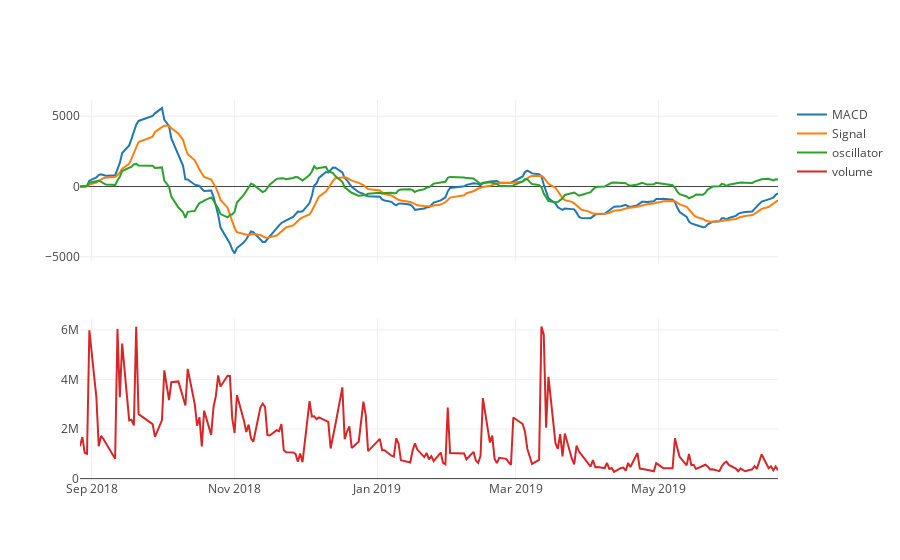

Notebook source saved alongside this figure:
### Code cell
from plotly import tools
import plotly.offline as offline
import plotly.graph_objs as go

macd = go.Scatter(
    x=df.date,
    y=df['macd'],
    name = "MACD"
)

signal = go.Scatter(
    x=df.date,
    y=df['macds'],
    name = "Signal"
)

oscillator = go.Scatter(
    x=df.date,
    y=df['macdo'],
    name = "oscillator"
)

trade_volume = go.Scatter(
    x=df.date,
    y=df['volume'],
    name = "volume"
)

data = [macd,signal,oscillator]


# data = [celltrion] 
layout = go.Layout(title='{} MACD 그래프'.format(item_name)) 
fig = tools.make_subplots(rows=2, cols=1, shared_xaxes=True) 

for trace in data: 
    fig.append_trace(trace, 1,1) 
    
fig.append_trace(trade_volume, 2,1) 
# fig = go.Figure(data=data, layout=layout) 

offline.iplot(fig)

### Figure 1 — Plotly figure (JSON) as saved in the notebook; plotly's stock layout.template omitted (floating-point values rounded to 4 significant figures; data arrays with more than 128 entries replaced by an {"elided": "..."} marker saying what was removed)
{"data": [{"name": "MACD", "type": "scatter", "uid": "c96c06b4-13f8-4b90-9ce7-439951454e7d", "x": {"elided": "200 str values"}, "xaxis": "x", "y": {"elided": "200 float values"}, "yaxis": "y"}, {"name": "Signal", "type": "scatter", "uid": "c0063601-d13d-47c1-962c-f2f893e420cb", "x": {"elided": "200 str values"}, "xaxis": "x", "y": {"elided": "200 float values"}, "yaxis": "y"}, {"name": "oscillator", "type": "scatter", "uid": "452c1a8f-9bd4-43bc-b461-6111284765f4", "x": {"elided": "200 str values"}, "xaxis": "x", "y": {"elided": "200 float values"}, "yaxis": "y"}, {"name": "volume", "type": "scatter", "uid": "621458a8-f78b-4d69-b755-5fc17d87a79e", "x": {"elided": "200 str values"}, "xaxis": "x", "y": {"elided": "200 int values"}, "yaxis": "y2"}], "layout": {"xaxis": {"anchor": "y2", "domain": [0, 1]}, "yaxis": {"anchor": "free", "domain": [0.575, 1], "position": 0}, "yaxis2": {"anchor": "x", "domain": [0, 0.425]}}}
